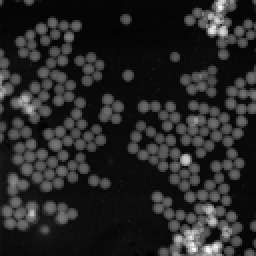
#> input picture Data/em_data/SiO2 HAADF Image.tiff, 128 x 128 px, found by its file name (shown 2 times larger)
$ jupyter execute --allow-errors electron_microscopy_analysis.ipynb
#> lines starting #> are read from the running program, lines starting #| are printed output that depends on the picture; after the words box and inside, x2 and y2 are one past the last pixel; in counts of white or black regions, pixels touching at a corner belong together; long printed decimals are rounded
# Python Analysis of Electron Microscopy Data
---
*Introduction to Image Analysis Workshop*

*Tom Slater (slatert2@cardiff.ac.uk)*

*Intro to building image analysis pipelines for electron microscopy data with Python*

*CC-BY-SA-4.0 license: creativecommons.org/licenses/by-sa/4.0/*

---

# Introduction

In this notebook, we will explore two important concepts in image analysis:

- Watershedding segmentation using scikit-image
- Fourier transforms of images using NumPy

Watershedding is commonly used to separate touching or overlapping objects in microscopy and materials imaging. Fourier transforms are used to analyse periodicity, spatial frequency, and image structure.

By the end of this notebook, you should be able to:

- Segment touching objects using a watershed algorithm
- Generate markers for watershed segmentation
- Compute and visualise a 2D Fourier transform
- Interpret frequency-domain information in images

## Importing libraries

We first import the libraries required for the notebook.

[cell 1]
import numpy as np
import matplotlib.pyplot as plt

from scipy import ndimage as ndi

from skimage import data
from skimage import filters
from skimage import feature
from skimage import segmentation
from skimage import measure
from skimage import morphology
from skimage.color import label2rgb
from skimage import io

import pandas as pd

## Part 1 — Watershed segmentation for EM data
We'll first load a high-angle annular dark field (HAADF) scanning transmission electron microscope (STEM) image of SiO2 nanoparticles. The vast majority of electron microscopy images are single channel data, i.e. they are already grayscale images with only two dimensions (y, x).

[cell 2]
im = io.imread("../../SiO2 HAADF Image.tiff")
#> im is the input picture: shape (128, 128) float32; min 436618.6, max 3091269.5, mean 847070.1

print('Image dimensions:', im.shape)
#| Image dimensions: (128, 128)
print('Image type:', type(im))
#| Image type: <class 'numpy.ndarray'>

[cell 3]
# display image
fig, ax = plt.subplots(figsize=(4,3))
ax.imshow(im, cmap='gray')
ax.set_title('SiO2 nanoparticles')
ax.axis('off')
plt.tight_layout()

## Thresholding the image

We first convert the image into a binary mask using Otsu thresholding (as seen in the previous session).

[cell 4]
threshold = filters.threshold_otsu(im)
#> threshold = 960289.9

im_thresh = im > threshold
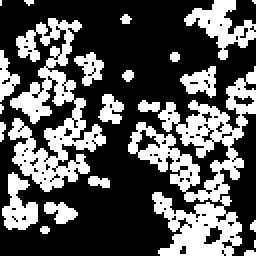
#> im_thresh: shape (128, 128) bool (shown 2 times larger); 34.6% white; 23 white regions (8 under 20 px), largest, box (x1, y1, x2, y2) and area: (64, 33, 128, 128) 2319, (4, 9, 53, 96) 1691, (92, 0, 128, 30) 440

fig, ax = plt.subplots(figsize=(4,3))
ax.imshow(im_thresh, cmap='gray')
ax.set_title('Binary image')
ax.axis('off')

If we apply the same labelling as completed previously, we are not able to accurately label each nanoparticle due to the connectedness of each label. We could try exploring different thresholding algorithms, but it will be difficult to separate touching nanoparticles.

[cell 5]
# label objects and visualise the result
labels = measure.label(im_thresh)
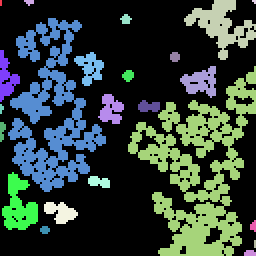
#> labels: shape (128, 128) int32 (shown 2 times larger); 24 distinct labels, from 0 to 23; one colour per label, 0 black

fig, ax = plt.subplots(figsize=(4,3))
ax.imshow(labels, cmap='jet')
ax.axis('off')

[cell 6]
# count the objects - find the maximum integer assigned to a label!
print('There are', labels.max(), 'objects in the image')
#| There are 23 objects in the image

## Picking out seeds for the watershed algorithm

The watershed algorithm often uses a distance transform to locate the centres of objects. The local maxima of the distance transform can then be used to seed the watershed algorithm.

[cell 7]
distance = ndi.distance_transform_edt(im_thresh)
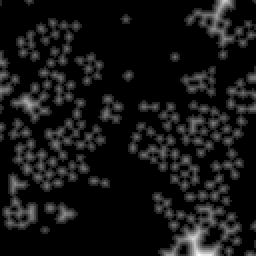
#> distance: shape (128, 128) float64 (shown 2 times larger); min 0, max 6.71, mean 0.553; drawn with min black and max white

fig, ax = plt.subplots(figsize=(4,3))
ax.imshow(distance, cmap='magma')
ax.set_title('Distance transform')
ax.axis('off')

We now identify peaks in the distance transform.

These peaks will act as markers for the watershed segmentation.

#> (a cell that did not finish here is left out)

## Applying watershed segmentation

We can now apply the watershed algorithm. The labels object that is returned by the watershed function is equivalent to that returned by <code>measure.label</code>, although in this case we now have many more labels!

#> (a cell that did not finish here is left out)

#> (a cell that did not finish here is left out)

## Measuring segmented objects

We can extract measurements from the labelled regions in exactly the same manner as previously.

[cell 11]
# measure properties
props = measure.regionprops_table(labels, im, properties=['area', 'centroid', 'eccentricity'])
#> props = 4 items
props_df = pd.DataFrame(props)
#> props_df = table of 23 rows and 4 columns

props_df.head(5)
#> Out = table of 5 rows and 4 columns

[cell 12]
# display some results
fig, axs = plt.subplots(1, 2, figsize=(4,3))

axs[0].boxplot(props_df['area'])
axs[0].set_title('Particle area (px)')

axs[1].boxplot(props_df['eccentricity'])
axs[1].set_title('Particle eccentricity')

plt.tight_layout()
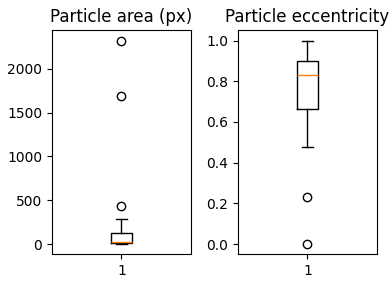
#> figure drawn by matplotlib, 2 panels

<div style="background-color:#abd9e9; border-radius: 5px; padding: 10pt">
<strong>Task</strong>
The effectiveness of the watershedding algorithm is highly dependent on the choice of minimum distance between local maxima. Try changing the minimum distance in the code below to 2 or 4 pixels and plot the labels to see what happens to the connectivity of labels. </div>

#> (a cell that did not finish here is left out)

#> (a cell that did not finish here is left out)

# Part 2 — Fourier transforms of images
## Introduction

Fourier transforms convert an image from:

Real space (position)

into:

Frequency space (spatial frequencies)

This allows us to detect:

- Periodic structures
- Repeating patterns
- Directional information
- Noise frequencies

## Loading data

Let's load a HAADF-STEM image of gold nanoparticles at atomic-resolution.

[cell 15]
im = io.imread("../../au_carbon.tif")
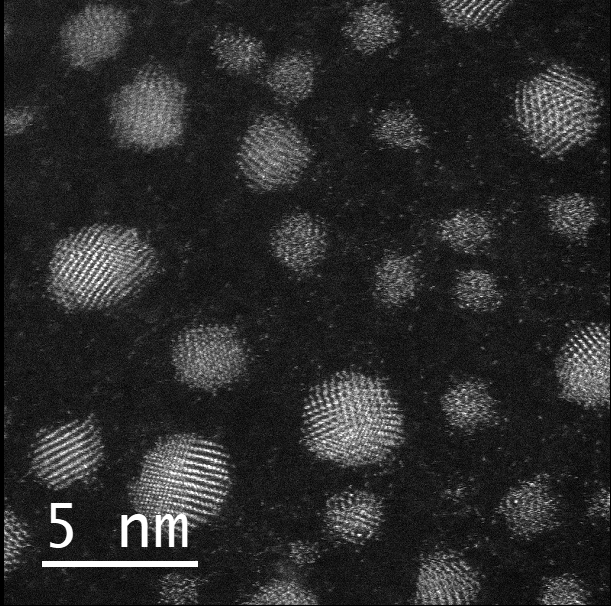
#> input picture Data/em_data/au_carbon.tif, 611 x 606 px, found by its file name
#> im is the input picture: shape (606, 611); min 0, max 255, mean 43.1

print('Image dimensions:', im.shape)
#| Image dimensions: (606, 611)
print('Image type:', type(im))
#| Image type: <class 'numpy.ndarray'>

[cell 16]
# display image
fig, ax = plt.subplots(figsize=(4,3))
ax.imshow(im, cmap='gray')
ax.set_title('Au nanoparticles')
ax.axis('off')
plt.tight_layout()

Again, we note that the image is natively grayscale (i.e. single channel). Here, the image has also been saved with an annotation overlayed (the scalebar), which is particularly common when dealing with SEM data.

## Computing the Fourier transform

At this stage, let's compute the Fourier transform for the whole image using NumPy's <code>fft.fft2</code> function. This function is specifically for two-dimensional images.

In the code below, we then apply a shift to ensure that low frequency information is in the centre of our Fourier transform (as is standard).

The output of the Fourier transform contains both the magnitude and phase in a complex array. We use the <code>abs</code> function to obtain solely the magnitude component, and then take the natural logarithm of this array.

[cell 17]
fft = np.fft.fft2(im)
fft_shifted = np.fft.fftshift(fft)

magnitude = np.abs(fft_shifted)
log_magnitude = np.log1p(magnitude)

[cell 18]
fig, ax = plt.subplots(figsize=(4,3))
ax.imshow(log_magnitude, cmap='inferno')
ax.set_title('Fourier transform magnitude')
ax.axis('off')

The Fourier transform of the entire image contains a number of peaks corresponding to the freqeuncy of lattice information we can see in the image. These come from many different nanoparticles and it would be difficult for us to work out which peak came from which particle.

We also have undesirable vertical and horizontal lines, which come from the sharp borders of our image and the overlayed scale bar.

All in all it's a bit of a mess! Instead, we could crop our image using array slicing to take the Fourier transform of just a single nanoparticle.

## Fourier Transform of Single Nanoparticle

Let's use NumPy's inbuilt array slicing to crop around a specific nanoparticle. Slicing works using square brackets at the end of an array. For example, to take the top left quarter of our image we would specify:

[cell 19]
cropped_im = im[0:303,0:305]
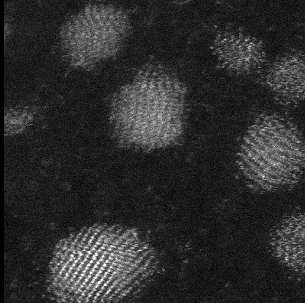
#> cropped_im: shape (303, 305); min 0, max 255, mean 45.3
#The two values either side of the colon give the start and end positions for slicing.

fig, ax = plt.subplots(figsize=(4,3))
ax.imshow(cropped_im)
ax.set_title('Cropped image')
ax.axis('off')

Now let's crop around one nanoparticle only, to obtain the Fourier transform from a single nanoparticle.

[cell 20]
particle_im = im[180:360,10:190]
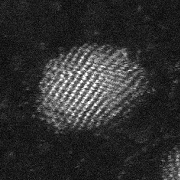
#> particle_im: shape (180, 180); min 0, max 255, mean 47.2

fig, ax = plt.subplots(figsize=(4,3))
ax.imshow(particle_im)
ax.set_title('Cropped image')
ax.axis('off')

[cell 21]
fft = np.fft.fft2(particle_im)
fft_shifted = np.fft.fftshift(fft)

magnitude = np.abs(fft_shifted)
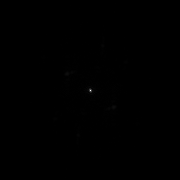
#> magnitude: shape (180, 180) float64; min 9.66, max 1527986, mean 2762.6; drawn with min black and max white
log_magnitude = np.log1p(magnitude)
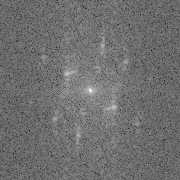
#> log_magnitude: shape (180, 180) float64; min 2.37, max 14.24, mean 7.56; drawn with min black and max white

fig, ax = plt.subplots(figsize=(4,3))
ax.imshow(log_magnitude, cmap='inferno')
ax.set_title('Fourier transform magnitude')
ax.axis('off')

We now have a Fourier transform that corresponds to the frequency information from a single nanoparticle. If we pick out the peaks in the FFT, we can work out what frequencies these correspond to and therefore determine the spacings of lattice planes / atomic columns in our image.

To do this, we first use the same <code>peak_local_max</code> function we used when watershedding to find the peaks in the FFT. We'll use array slicing to just select the 3 most intense peaks to plot.

[cell 22]
coordinates = feature.peak_local_max(magnitude, min_distance=20)
#> coordinates = [[90, 90], [107, 113], [73, 67], [45, 102], [135, 78], [118, 55], [62, 125], [56, 43], [124, 137]]

[cell 23]
plt.figure()
plt.imshow(log_magnitude)
plt.scatter(coordinates[:3,1], coordinates[:3,0], s = 50, facecolors = 'none', edgecolors = 'r');
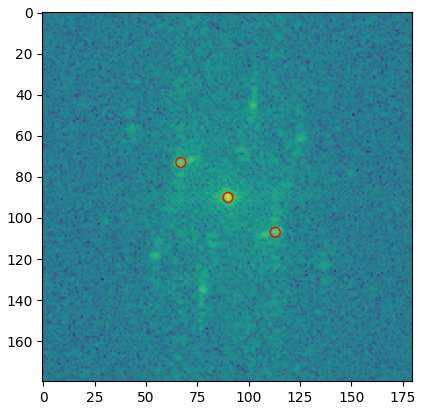
#> figure drawn by matplotlib, 1 panel

Now we have the peak locations, we can extract the distance between two symmetric peaks to calculate the distance between them in pixels, which we can then convert back to real space distance if we know the pixel size in our original image (which here is approximately 0.032 nm).

[cell 24]
pix = np.sqrt((coordinates[1,1]-coordinates[2,1])**2+(coordinates[1,0]-coordinates[2,0])**2)/2
#> pix = 28.6
spacing = 180*0.032/pix
#> spacing = 0.201

print("The spacing found from the Fourier transform is:", spacing, "nm")
#| The spacing found from the Fourier transform is: 0.2014 nm
